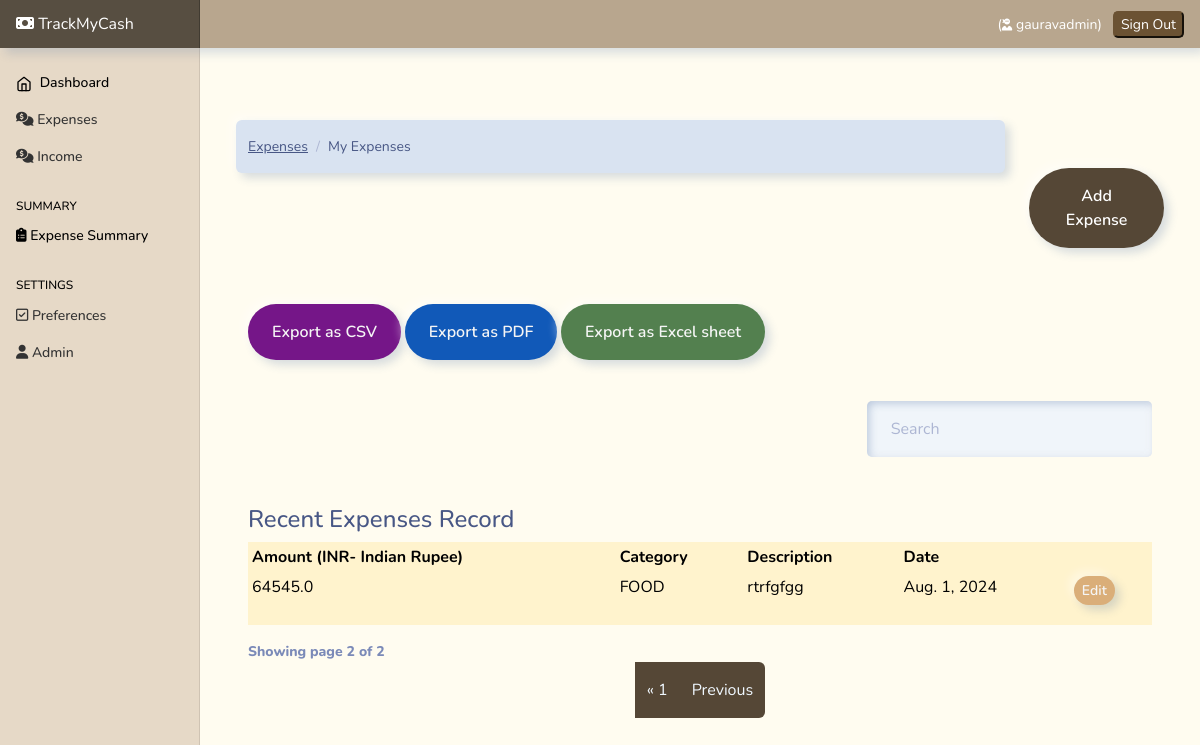
/?page=2 (signed in), run on an earlier commit of the app's database.
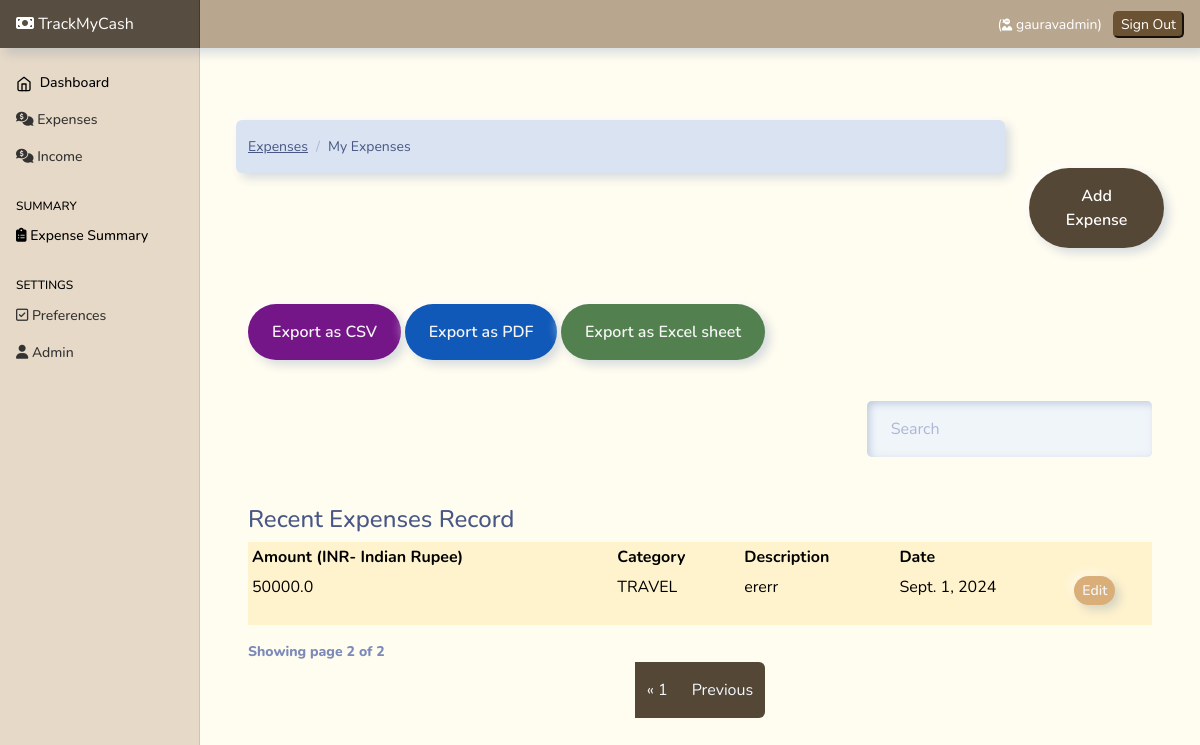
And on a later commit of the database.
### Expenses/models.py (models this page shows, shortened)
class Expense(models.Model):
    amount=models.FloatField()
    date=models.DateField(default=now)
    description=models.TextField()
    owner=models.ForeignKey(to=User , on_delete=models.CASCADE)
    category=models.CharField( max_length=250)
    class Meta:
        ordering:['-date']

### Expenses/views.py (the view)
# urls.py: path('', views.index , name="home"),
@login_required(login_url="auth/login")
def index(request):
    currency=UserPreferences.objects.get(user=request.user).currency
    expense=Expense.objects.filter(owner=request.user)
    paginator=Paginator(expense , 2)
    page_number=request.GET.get('page')
    page_obj=Paginator.get_page(paginator,page_number)
    context={
        'expenses':expense,
        'page_obj':page_obj,
        'currency':currency
    }
    return render(request, 'expenses/index.html' , context)

### templates/expenses/index.html (shortened to what this page needs)
{% extends "base.html" %}
{% load static %}
{% block content %}
<div class="container mt-4">
    <div class="row">
      <div class="col-md-10">
        <nav aria-label="breadcrumb">
          <ol class="breadcrumb">
            <li class="breadcrumb-item">
              <a href="">Expenses</a>
            </li>
            <li class="breadcrumb-item active" aria-current="page">
              My Expenses
            </li>
          </ol>
        </nav>
      </div>
      <div class="col-md-2 mt-5 mb-5"  >
        <a href="{% url 'add-expense'%}" class="btn btn-primary" style="background-color: rgb(85, 71, 54);color:white;"  >Add Expense</a>
      </div>
      <br><br>
    </div>
    <div class="container">
        {% include 'partials/messages.html' %} {% if expenses.count %}
        <div class="row">
          <div class="col-md-8 "  >
            <a class="btn btn-secondary mt-2"  href="{% url 'export-csv' %}"  style="background-color: rgb(117, 22, 136); color: whitesmoke;" >Export as CSV</a>
            <a  class="btn btn-secondary mt-2" href="{% url 'export-pdf' %}" style="background-color: rgb(17, 89, 184); color: whitesmoke;" >Export as PDF</a>
            <a  class="btn btn-secondary mt-2" href="{% url 'export-excel' %}" style="background-color: rgb(83, 128, 79); color: whitesmoke;" >Export as Excel sheet </a>
          </div>
          <br><br>
          <div class="col-md-4">
           <br><br> <br><br><br>
            <div class="form-group">
              <input type="text" class="form-control" id="searchField" placeholder="Search" style="  border-radius: 5px;">
            </div>
          </div>
        </div>
    <div class="app-table table-responsive mt-5" >
      <caption><h4>Recent Expenses Record</h4></caption>
      <table class="table table-hover  table-sm  table-bordered table-warning">
        <thead class="thead-dark" >
          <tr>
            <th >Amount ({{currency}})</th>
            <th >Category</th>
            <th >Description</th>
            <th >Date</th>
            <th ></th>
          </tr>
        </thead>
        <tbody class="">
          {% for expense in page_obj%}
          <tr>
            <td>{{expense.amount}}</td>
            <td>{{expense.category}}</td>
            <td>{{expense.description}}</td>
            <td>{{expense.date}}</td>
            <td>
              <a
                href="{% url 'expense-edit' expense.id  %}"
                class="btn btn-secondary btn-sm mb-3" style="background-color: rgb(218, 174, 121);color:whitesmoke;"
                >Edit</a
              >
            </td>
          </tr>
          {% endfor %}
        </tbody>
      </table>
    </div>
        <div class="pagination-container">
        <div class="" style="font-weight: 800;">
          Showing page {{page_obj.number}} of {{ page_obj.paginator.num_pages }}
        </div>
        <ul  class="pagination align-right float-right mr-auto" style="background-color: rgb(255, 252, 240); box-shadow: none;" >
          {% if page_obj.has_previous %}
          <li {% if page_obj.number == 1 %} class="page-item active" {% endif %}><a  style="background-color:  rgb(85, 71, 54); color:aliceblue;"   class="page-link" href="?page=1">&laquo; 1</a></li>
          <li class="page-item"> <a  style="background-color: rgb(85, 71, 54) ;  color:aliceblue;" class="page-link" href="?page={{ page_obj.previous_page_number }}">Previous</a></li>
          {% endif %}
          </ul>
        {% else %}
        <p class="no-results" style="display: block; ;" >No results  found</p>
        {% endif %}
      </div>
    </div>
    </div>
{% endblock content %}

What changed in the data, as far as the page shows it:
removed Expense: amount "64545.0", category "FOOD", description "rtrfgfgg", date "Aug. 1, 2024"
added Expense: amount "50000.0", category "TRAVEL", description "ererr", date "Sept. 1, 2024"
